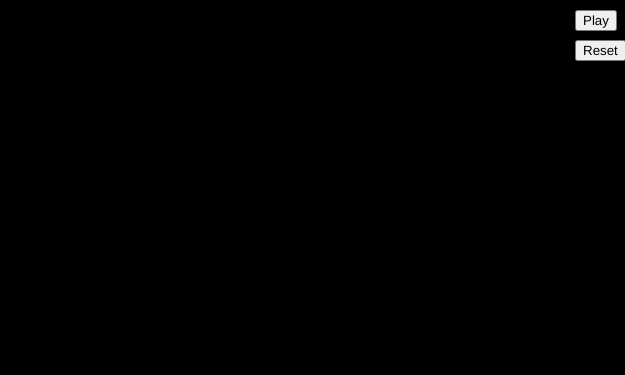
Frame 1 (no input)
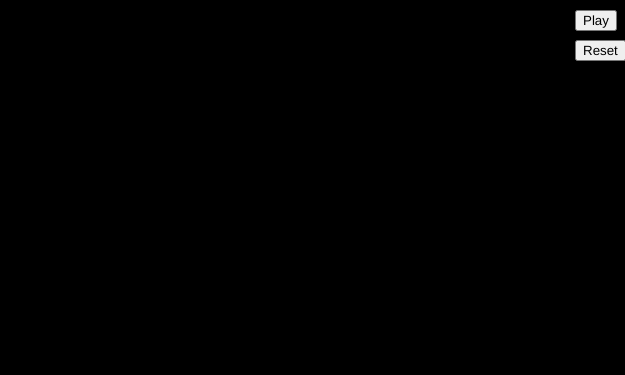
Frame 60 (no input)
Frame 120 (the mouse pressed at the canvas centre since frame 60): identical to frame 60, image omitted

The p5.js sketch that drew these frames (run headless with seeded random() and noise() and a simulated clock; from frame 60 on, the mouse is pressed at the canvas centre):

// p5.js sketch
// ── sketch.js
// The Nature of Code
// Daniel Platt
// Chapter: 

let isPlaying = false;
let deltaTime = 0;
let lastTime = 0;
let pxPerMeter = 625;
let pxPerCm = pxPerMeter / 100;
let emitters = [];
let timeConst = .4;
let repeller;
let repeller2;
let repeller3;

function resetSketch() {
  lastTime = millis()
  background(210);
  drawGraph(); // Draw Graph
  emitters = [];
}

function setup() {
  createCanvas(625, 375);
  resetSketch();
  initButtons();
  repeller = new Repeller(width/6, height * 3 / 4);
  repeller2 = new Repeller(width*5/6, height *3 / 4);
  repeller3 = new Repeller(width/2, height *1 / 4);
  background(210);
}

function draw() {
  blendMode(ADD);
  clear();
  background(0);
  frameRate(60);
  if (!isPlaying) return;
  fill(0);
  text ("fps: " + round(frameRate()), 10,20);
  drawGraph(); // Draw Graph
  // Handle deltaTime
  let now = millis();
  deltaTime = ((now - lastTime) * timeConst) / (1000);
  lastTime = now;

  for (let i = emitters.length-1; i >= 0; i--) {
    // emitters[i].applyGravity();
    emitters[i].applyRepeller(repeller);
    emitters[i].applyRepeller(repeller2);
    emitters[i].applyRepeller(repeller3);
    emitters[i].run();
    if (emitters[i].isAlive()) {
      emitters[i].addParticle();
    }
    // Note that if particleRate rises above framerate,
    // this does not allow emitters to spawn
    if (emitters[i].particles.length == 0) {
      emitters.splice(i,1);
    }
  }
  repeller.show();
  repeller2.show();
  repeller3.show();
}

function mousePressed() {
  // Do not allow emitters in the button area
  if ((mouseX < width - 50) || mouseY > 50) {
    emitters.push(new Emitter(mouseX, mouseY));
  }
}

function drawGraph() {
  let lineDist = pxPerMeter/100;
  let xCount = width / pxPerMeter;
  let yCount = height / pxPerMeter;
  push()
  strokeWeight(1);
  stroke(0,50);
  // Draw verticle lines
  for (let x = 0; x <= width; x+= lineDist) {
    line(x, 0, x,  height);
  }
  // Draw horizontal lines
  for (let y = 0; y <= height; y+= lineDist) {
    line(0, y, width, y);
  }
  pop();
}

function initButtons() {
  // draw Play button
  let playButton = createButton("Play");
  playButton.position(width-50, 10);
  playButton.mousePressed(togglePlay);

  // Draw Reset button
  let resetButton = createButton("Reset");
  resetButton.position(width-50, 40);
  resetButton.mousePressed(resetSketch);
}


function togglePlay() {
  // Change the words on play button
  isPlaying = !isPlaying;
  this.html(isPlaying ? "Pause" : "Play"); // Update button text
}

// ── particle.js
// The nature of Code
// Daniel Platt
// Particle Class:

class Particle{
  constructor(x,y) {
    // linear motion
    this.position = createVector(x, y);
    this.velocity = createVector(random(-0.1, 0.1), random(-0.1, 0.1));
    this.acceleration = createVector(0,0);
    this.radius = 2 * pxPerCm;
    this.mass = 10;
    this.lifeTime = 2;
    this.elapsedTime = 0;
    this.color = [50, y, 250];
    // angular Motion
    this.angle = 0;
    this.angleVel= random(-6, 6);
    this.angleAccel= 0
  }

  isAlive() {
    // checks how long the object has been alive for and 
    // compares to this.lifetime. All time is in seconds
    return this.elapsedTime < this.lifeTime;
  }

  applyForce(force) {
    this.acceleration.add(p5.Vector.div(force,this.mass));
  }

  run() {
    // Handles update(), show(), and applyForce(). This is useful for particle systems
    // However, it prevents us from directly apply force within the sketch code
    this.update();
    this.show();
  }

  update() {
    // Update linear motion
    let timeAccel = this.acceleration.copy(); // technically unecissary as accel is zeroed later
    this.velocity.add(timeAccel.mult(deltaTime)); // Vel += Accel * deltaTime
    let timeVel = this.velocity.copy(); // Copy to prevent modifying vector
    this.position.add(timeVel.mult(deltaTime * pxPerMeter)); //Pos+= Vel * deltaTime * pxPerMeter
    this.acceleration.mult(0); 
    if (this.position.y > height) {
      this.position.y = height - 1;
      this.velocity.y *= -0.99;
    }

    // Update Angular Motion
    this.angleVel += (this.angleAccel* deltaTime);
    this.angle += this.angleVel * deltaTime;
    this.angleAccel = 0; // reset accel
    // decrease lifetime
    this.elapsedTime += deltaTime;
  }

  show() {
    push()
    let opacity = map(this.elapsedTime, 0, this.lifeTime, 50, 0);
    fill(this.color[0], this.color[1], this.color[2], opacity);
    stroke(50, opacity);
    strokeWeight(2);
    translate(this.position.x, this.position.y)
    rotate(this.angle);
    circle(0, 0, this.radius * 2);
    // line(-this.radius, 0, this.radius, 0);
    // line(0, -this.radius, 0, this.radius);
    pop();
  }
}

class Emitter {
  constructor(x, y) {
    this.position= createVector(x, y);
    this.particles = [];
    this.lifeTime = 3; // lifespan of emitter
    this.elapsedTime = 0;
    this.particleRate = 300; // Particles per second
    this.particleHz = 1/this.particleRate; // Seconds per Particle
    this.spawnTimer = 0;
  }

  applyForce(force) {
    for (let element of this.particles) {
      element.applyForce(force);
    }
  }

  applyGravity() {
    for (let element of this.particles) {
      let gravity = createVector(5, -0.5 * element.mass);
      element.applyForce(gravity);
    }
  }

  applyRepeller(repeller) {
    console.log("here");
    for (let particle of this.particles) {
      let force = repeller.repel(particle);
      particle.applyForce(force);
    }
  }

  addParticle() {
    this.spawnTimer += deltaTime;
    if (this.spawnTimer > this.particleHz){
      // Each spawn of particle, decrease the spawnTimer by Hz rate
      while(this.spawnTimer > this.particleHz) {
        this.particles.push(new Particle(this.position.x, this.position.y));
        this.spawnTimer -= this.particleHz;
      }
    }
  }

  run() {
    this.elapsedTime += deltaTime;
    let length = this.particles.length - 1;
    for (let i = length; i >= 0; i--) {
      let particle = this.particles[i];
      particle.run();
      if (!particle.isAlive()) {
        this.particles.splice(i, 1);
      }
    }
  }

  isAlive() {
    // checks how long the object has been alive for and 
    // compares to this.lifetime. All time is in seconds
    return this.elapsedTime < this.lifeTime;
  }
}

class Repeller {
  constructor(x, y){
    this.position = createVector(x, y);
    this.power = 100000;
  }
  show() {
    push();
    stroke(0);

    fill(127);
    circle(this.position.x, this.position.y, 32);
    pop();
  }
  repel(particle) {
    let force = p5.Vector.sub(this.position, particle.position);
    let distance = force.mag();
    distance = constrain(distance, 10, 10000); // Prevent extreme cases
    let strength = -1 * this.power / (distance * distance);
    force.setMag(strength);
    return force;
  }
}
